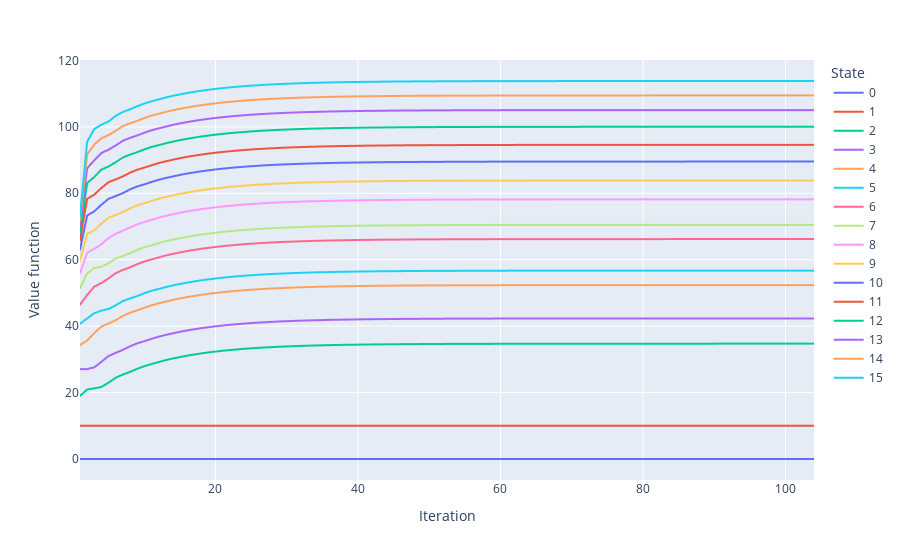

Write notebook code for a chart like this one.
### Code cell
history_melt = history.reset_index() \
               .melt(id_vars="index", value_vars=[*range(0, 16)]) \
               .rename({"index": "Iteration", "value": "Value function", "variable": "State"}, axis=1)

px.line(history_melt, x="Iteration", y="Value function", color="State")
